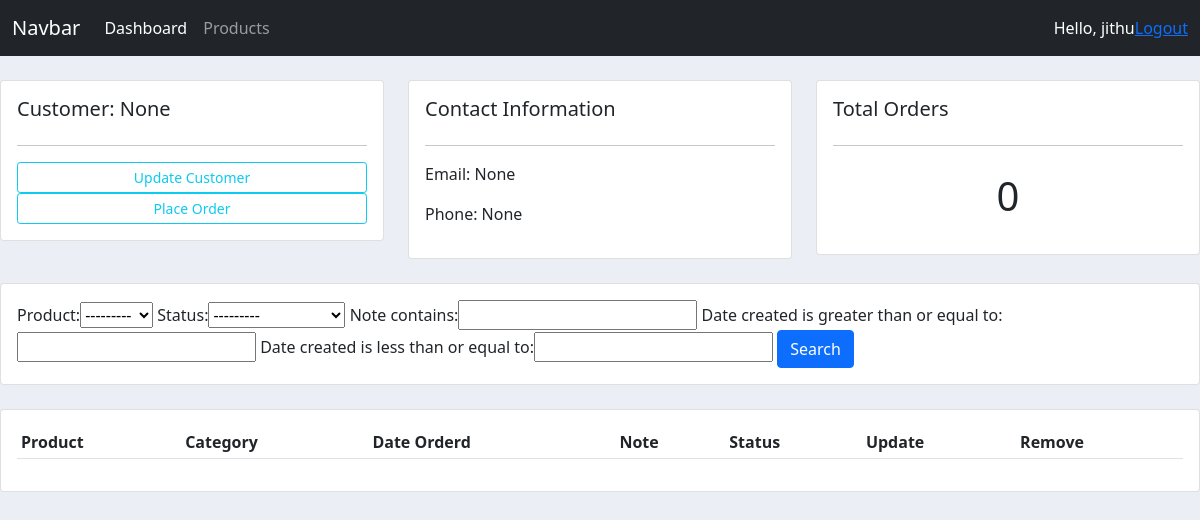
Page /customer/5/ (signed in) on the committed database.
### cms/models.py (models this page shows, shortened)
class Customer(models.Model):
    user = models.OneToOneField(User, null=True, blank=True, on_delete=models.CASCADE)
    name = models.CharField(max_length=100, null=True)
    phone = models.CharField(max_length=100, null=True)
    email = models.CharField(max_length=100, null=True)
    profile_pic = models.ImageField( default="default.jpg",null=True, blank=True)
    date_created = models.DateTimeField(auto_now_add=True, null=True)

### cms/decorators.py (the view)
        def wrapper_func(request, *args, **kwargs):
            group = None
            if request.user.groups.exists():
                group = request.user.groups.all()[0].name
            if group in allowed_roles:
                return view_func(request, *args, **kwargs)
            else:
                return HttpResponse('you are not authorise to view this page')
            return view_func(request, *args, **kwargs)

### cms/models.py (called while the page is built)
    def __str__(self):
        return self.name

### cms/views.py (called while the page is built)
@login_required(login_url='login')
@allowed_users(allowed_roles=['admin'])
def customer(request, pk):
    customer = Customer.objects.get(id=pk)
    orders = customer.order_set.all()
    myfilter = OrderFilter(request.GET, queryset=orders)
    orders = myfilter.qs
    context = {
        'customer': customer,
        'orders': orders,
        'total_orders': orders.count(),
        'myfilter': myfilter
        }
    return render(request, 'cms/customer.html', context)

### cms/templates/cms/customer.html (shortened to what this page needs)
{% extends "cms/main.html" %}
{% block content %}
<br>
<div class="row">
	<div class="col-md">
		<div class="card card-body">
			<h5>Customer: {{customer.name}}</h5>
			<hr>
			<a class="btn btn-outline-info  btn-sm btn-block" href="">Update Customer</a>
			<a class="btn btn-outline-info  btn-sm btn-block" href="{% url 'create_order' customer.id %}">Place Order</a>
		</div>
	</div>
	<div class="col-md">
		<div class="card card-body">
			<h5>Contact Information</h5>
			<hr>
			<p>Email: {{customer.email}}</p>
			<p>Phone: {{customer.phone}}</p>
		</div>
	</div>
	<div class="col-md">
		<div class="card card-body">
			<h5>Total Orders</h5>
			<hr>
			<h1 style="text-align: center;padding: 10px">{{total_orders}}</h1>
		</div>
	</div>
</div>
<br>
<div class="row">
	<div class="col">
		<div class="card card-body">
			<form method="get">
				{{myfilter.form}}
		    <button class="btn btn-primary" type="submit">Search</button>
		  </form>
		</div>
	</div>
</div>
<br>
<div class="row">
	<div class="col-md">
		<div class="card card-body">
			<table class="table table-sm">
				<tr>
					<th>Product</th>
					<th>Category</th>
					<th>Date Orderd</th>
					<th>Note</th>
					<th>Status</th>
					<th>Update</th>
					<th>Remove</th>
				</tr>
			</table>
		</div>
	</div>
</div>{% endblock %}

### cms/templates/cms/navbar.html (shortened to what this page needs)
<nav class="navbar navbar-expand-lg navbar-dark bg-dark">
    <div class="container-fluid">
      <a class="navbar-brand" href="#">Navbar</a>
      <div class="collapse navbar-collapse" id="navbarNav">
        <ul class="navbar-nav">
          {% if request.user.is_staff %}
          <li class="nav-item">
            <a class="nav-link active" aria-current="page" href="#">Dashboard</a>
          </li>
          <li class="nav-item">
            <a class="nav-link" href="{% url 'product' %}">Products</a>
          </li>
          {% else %}
          <li class="nav-item">
            <a class="nav-link" href="{% url 'settings' %}">Settings</a>
          </li>
          {% endif %}
        </ul>
      </div>
      <span class="text-white">Hello,  {{request.user}}</span>
      <span><a href="{% url 'logout' %}">Logout</a></span>
    </div>
  </nav>

### cms/static/css/main.css (style rules this page uses)
body { background-color: #ebeff5; }

### rows in the picture
Customer: name "None", email "None", phone "None"

### other values in the picture
{{ request.user }} "jithu"
{{ total_orders }} "0"
